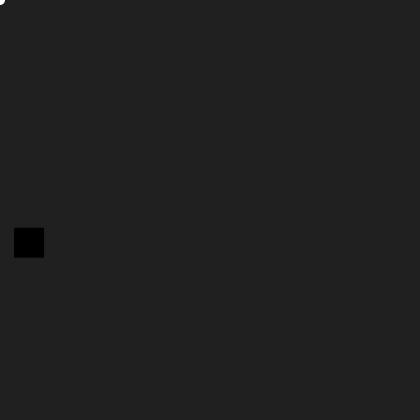
Frame 1 (no input)
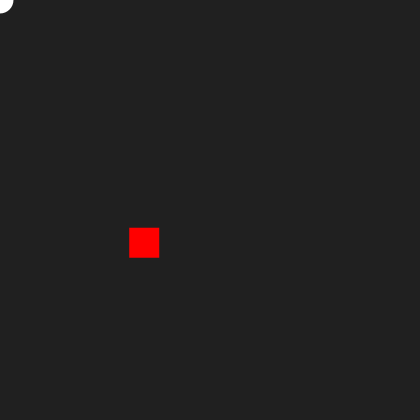
Frame 60 (the mouse pressed at the canvas centre just before this capture)
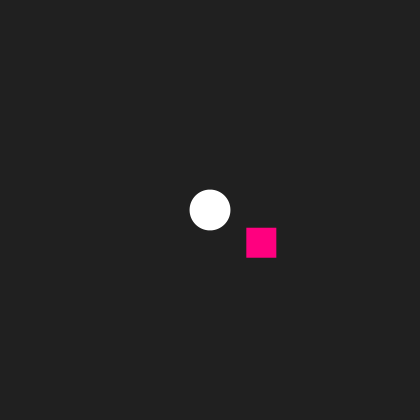
Frame 120 (the mouse held since frame 60 and released just before this capture)

The Processing sketch that drew these frames (run headless with seeded random() and noise(); from frame 60 on, the mouse is pressed at the canvas centre):

// Processing sketch: example04
// ── example04.pde
Mouser m;
Thumper t;

void setup() {
  size(420, 420);
  background(64);
  noStroke();
  rectMode(CENTER);
  m = new Mouser();
  t = new Thumper();
}

void draw() {
  background(32);
  m.show();
  t.show();
  t.keepTrack(m);
  m.keepTrack(t);
}
// ── Mouser.pde
class Mouser {
  PVector position, scale;
  color fill;
  
  Mouser() {
    position = new PVector(width / 2.0, height / 2.0);
    scale = new PVector(10, 10);
    fill = color(255);
  }
  
  void show() {
    position = new PVector(mouseX, mouseY);
    fill(fill);
    ellipse(position.x, position.y, scale.x, scale.y);
  }
  
  void keepTrack(Thumper t) {
    scale.x = scale.y = map(t.position.x, 0, width, 10, 60);
  }
}
// ── Thumper.pde
class Thumper {
  PVector position, scale, speed;
  color fill;

  Thumper() {
    position = new PVector(random(0, width * .1), random(height * .5, height * .8));
    scale = new PVector(30, 30);
    speed = new PVector(random(1, 2), 0);
  }

  void show() {
    if (position.x <= width) {
      position.add(speed);
    }
    fill(fill);
    rect(position.x, position.y, scale.x, scale.y);
  }

  void keepTrack(Mouser m) {
    fill = color(255, 0, 
      map(m.position.x, 0, width, 0, 255)
      );
  }
}
